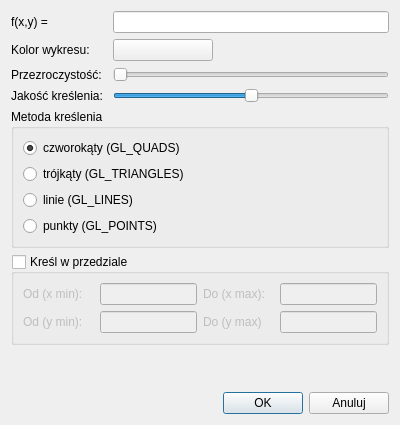
<?xml version="1.0" encoding="UTF-8"?>
<ui version="4.0">
 <class>Function3dDialog</class>
 <widget class="QDialog" name="Function3dDialog">
  <property name="geometry">
   <rect>
    <x>0</x>
    <y>0</y>
    <width>400</width>
    <height>425</height>
   </rect>
  </property>
  <property name="sizePolicy">
   <sizepolicy hsizetype="Fixed" vsizetype="Fixed">
    <horstretch>0</horstretch>
    <verstretch>0</verstretch>
   </sizepolicy>
  </property>
  <property name="minimumSize">
   <size>
    <width>400</width>
    <height>425</height>
   </size>
  </property>
  <property name="maximumSize">
   <size>
    <width>400</width>
    <height>425</height>
   </size>
  </property>
  <property name="windowTitle">
   <string>Funkcja 3d</string>
  </property>
  <layout class="QVBoxLayout" name="verticalLayout">
   <item>
    <layout class="QFormLayout" name="formLayout">
     <item row="0" column="0">
      <widget class="QLabel" name="label">
       <property name="text">
        <string>f(x,y) = </string>
       </property>
      </widget>
     </item>
     <item row="0" column="1">
      <widget class="QLineEdit" name="fstring"/>
     </item>
     <item row="1" column="0">
      <widget class="QLabel" name="label_2">
       <property name="text">
        <string>Kolor wykresu:</string>
       </property>
      </widget>
     </item>
     <item row="1" column="1">
      <layout class="QHBoxLayout" name="horizontalLayout">
       <item>
        <widget class="ColorButton" name="colorBtn">
         <property name="minimumSize">
          <size>
           <width>100</width>
           <height>0</height>
          </size>
         </property>
         <property name="text">
          <string/>
         </property>
         <property name="autoDefault">
          <bool>false</bool>
         </property>
        </widget>
       </item>
       <item>
        <spacer name="horizontalSpacer">
         <property name="orientation">
          <enum>Qt::Horizontal</enum>
         </property>
         <property name="sizeHint" stdset="0">
          <size>
           <width>40</width>
           <height>20</height>
          </size>
         </property>
        </spacer>
       </item>
      </layout>
     </item>
     <item row="2" column="0">
      <widget class="QLabel" name="label_7">
       <property name="text">
        <string>Przezroczystość:</string>
       </property>
      </widget>
     </item>
     <item row="2" column="1">
      <widget class="QSlider" name="alphaSlider">
       <property name="accessibleDescription">
        <string/>
       </property>
       <property name="minimum">
        <number>0</number>
       </property>
       <property name="maximum">
        <number>255</number>
       </property>
       <property name="tracking">
        <bool>true</bool>
       </property>
       <property name="orientation">
        <enum>Qt::Horizontal</enum>
       </property>
       <property name="tickPosition">
        <enum>QSlider::NoTicks</enum>
       </property>
      </widget>
     </item>
     <item row="3" column="0">
      <widget class="QLabel" name="label_8">
       <property name="text">
        <string>Jakość kreślenia: </string>
       </property>
      </widget>
     </item>
     <item row="3" column="1">
      <widget class="QSlider" name="qualitySlider">
       <property name="minimum">
        <number>20</number>
       </property>
       <property name="maximum">
        <number>180</number>
       </property>
       <property name="singleStep">
        <number>1</number>
       </property>
       <property name="sliderPosition">
        <number>100</number>
       </property>
       <property name="orientation">
        <enum>Qt::Horizontal</enum>
       </property>
       <property name="tickPosition">
        <enum>QSlider::NoTicks</enum>
       </property>
       <property name="tickInterval">
        <number>5</number>
       </property>
      </widget>
     </item>
    </layout>
   </item>
   <item>
    <widget class="QGroupBox" name="groupBox">
     <property name="sizePolicy">
      <sizepolicy hsizetype="Expanding" vsizetype="Minimum">
       <horstretch>0</horstretch>
       <verstretch>0</verstretch>
      </sizepolicy>
     </property>
     <property name="title">
      <string>Metoda kreślenia</string>
     </property>
     <layout class="QVBoxLayout" name="verticalLayout_3">
      <item>
       <widget class="QRadioButton" name="quadsRadioBtn">
        <property name="text">
         <string>czworokąty (GL_QUADS)</string>
        </property>
        <property name="checked">
         <bool>true</bool>
        </property>
       </widget>
      </item>
      <item>
       <widget class="QRadioButton" name="trianglesRadioBtn">
        <property name="text">
         <string>trójkąty (GL_TRIANGLES)</string>
        </property>
       </widget>
      </item>
      <item>
       <widget class="QRadioButton" name="linesRadioBtn">
        <property name="text">
         <string>linie (GL_LINES)</string>
        </property>
       </widget>
      </item>
      <item>
       <widget class="QRadioButton" name="pointsRadioBtn">
        <property name="text">
         <string>punkty (GL_POINTS)</string>
        </property>
       </widget>
      </item>
     </layout>
     <zorder>quadsRadioBtn</zorder>
     <zorder>linesRadioBtn</zorder>
     <zorder>pointsRadioBtn</zorder>
     <zorder>trianglesRadioBtn</zorder>
    </widget>
   </item>
   <item>
    <widget class="QGroupBox" name="drawInIntervalGroupBox">
     <property name="title">
      <string>Kreśl w przedziale</string>
     </property>
     <property name="checkable">
      <bool>true</bool>
     </property>
     <property name="checked">
      <bool>false</bool>
     </property>
     <layout class="QGridLayout" name="gridLayout">
      <item row="1" column="0">
       <widget class="QLabel" name="label_3">
        <property name="text">
         <string>Od (x min):</string>
        </property>
       </widget>
      </item>
      <item row="1" column="1">
       <widget class="QLineEdit" name="intervalXFrom">
        <property name="maximumSize">
         <size>
          <width>97</width>
          <height>16777215</height>
         </size>
        </property>
       </widget>
      </item>
      <item row="1" column="2">
       <widget class="QLabel" name="label_4">
        <property name="text">
         <string>Do (x max):</string>
        </property>
       </widget>
      </item>
      <item row="1" column="3">
       <widget class="QLineEdit" name="intervalXTo">
        <property name="maximumSize">
         <size>
          <width>97</width>
          <height>16777215</height>
         </size>
        </property>
       </widget>
      </item>
      <item row="2" column="0">
       <widget class="QLabel" name="label_5">
        <property name="text">
         <string>Od (y min):</string>
        </property>
       </widget>
      </item>
      <item row="2" column="1">
       <widget class="QLineEdit" name="intervalYFrom">
        <property name="maximumSize">
         <size>
          <width>97</width>
          <height>16777215</height>
         </size>
        </property>
       </widget>
      </item>
      <item row="2" column="2">
       <widget class="QLabel" name="label_6">
        <property name="text">
         <string>Do (y max)</string>
        </property>
       </widget>
      </item>
      <item row="2" column="3">
       <widget class="QLineEdit" name="intervalYTo">
        <property name="maximumSize">
         <size>
          <width>97</width>
          <height>16777215</height>
         </size>
        </property>
       </widget>
      </item>
     </layout>
    </widget>
   </item>
   <item>
    <spacer name="verticalSpacer">
     <property name="orientation">
      <enum>Qt::Vertical</enum>
     </property>
     <property name="sizeHint" stdset="0">
      <size>
       <width>20</width>
       <height>40</height>
      </size>
     </property>
    </spacer>
   </item>
   <item>
    <layout class="QHBoxLayout" name="horizontalLayout_3">
     <item>
      <spacer name="horizontalSpacer_3">
       <property name="orientation">
        <enum>Qt::Horizontal</enum>
       </property>
       <property name="sizeHint" stdset="0">
        <size>
         <width>40</width>
         <height>20</height>
        </size>
       </property>
      </spacer>
     </item>
     <item>
      <widget class="QPushButton" name="okBtn">
       <property name="text">
        <string>OK</string>
       </property>
      </widget>
     </item>
     <item>
      <widget class="QPushButton" name="cancelBtn">
       <property name="text">
        <string>Anuluj</string>
       </property>
      </widget>
     </item>
    </layout>
   </item>
  </layout>
 </widget>
 <customwidgets>
  <customwidget>
   <class>ColorButton</class>
   <extends>QPushButton</extends>
   <header>colorbutton.h</header>
  </customwidget>
 </customwidgets>
 <tabstops>
  <tabstop>fstring</tabstop>
  <tabstop>colorBtn</tabstop>
  <tabstop>alphaSlider</tabstop>
  <tabstop>qualitySlider</tabstop>
  <tabstop>quadsRadioBtn</tabstop>
  <tabstop>trianglesRadioBtn</tabstop>
  <tabstop>linesRadioBtn</tabstop>
  <tabstop>pointsRadioBtn</tabstop>
  <tabstop>drawInIntervalGroupBox</tabstop>
  <tabstop>intervalXFrom</tabstop>
  <tabstop>intervalXTo</tabstop>
  <tabstop>intervalYFrom</tabstop>
  <tabstop>intervalYTo</tabstop>
  <tabstop>okBtn</tabstop>
  <tabstop>cancelBtn</tabstop>
 </tabstops>
 <resources/>
 <connections>
  <connection>
   <sender>cancelBtn</sender>
   <signal>clicked()</signal>
   <receiver>Function3dDialog</receiver>
   <slot>reject()</slot>
   <hints>
    <hint type="sourcelabel">
     <x>352</x>
     <y>368</y>
    </hint>
    <hint type="destinationlabel">
     <x>199</x>
     <y>194</y>
    </hint>
   </hints>
  </connection>
 </connections>
</ui>
